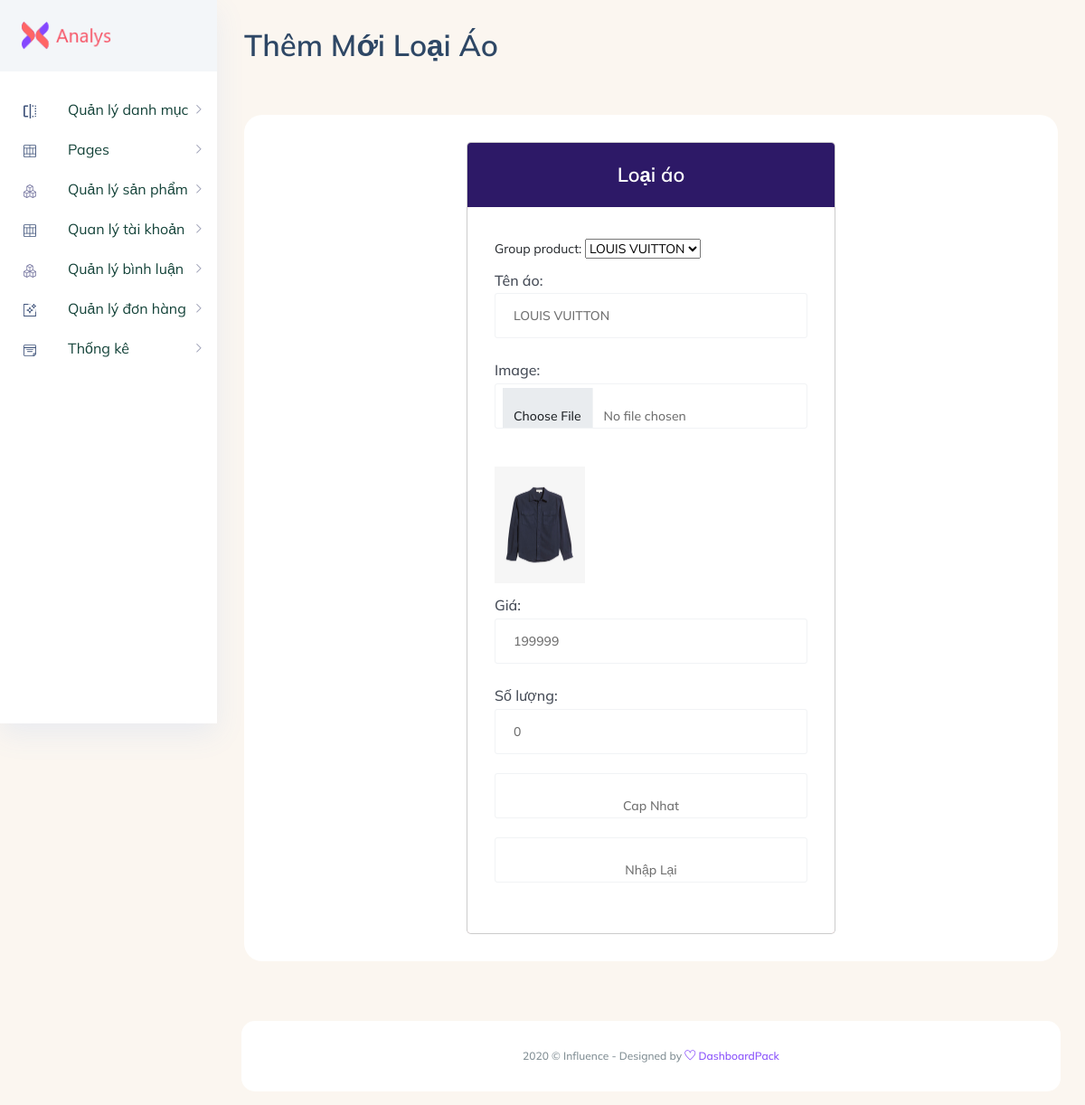
/TrangAdmin/Admin/index.php?act=suasp&id=54, run on the app's committed database.
### tables this page shows
CREATE TABLE `products` (
  `id` int(11) NOT NULL,
  `name` varchar(255) DEFAULT NULL,
  `img` varchar(255) DEFAULT NULL,
  `price` int(11) DEFAULT NULL,
  `quantity` int(100) NOT NULL DEFAULT 0,
  `id_groupproduct` int(11) NOT NULL
);

### model/pdo.php (called while the page is built, shortened)
<?php
function pdo_get_connection(){
    $servername = "localhost";
    $username = "root";
    $password = "";
    try {
        $conn = new PDO("mysql:host=$servername;dbname=webshirt", $username, $password);
        $conn->setAttribute(PDO::ATTR_ERRMODE, PDO::ERRMODE_EXCEPTION);
        return $conn;
    } catch(PDOException $e) {
        echo "Connection failed: " . $e->getMessage();
    }
}
function pdo_query($sql){
    $sql_args=array_slice(func_get_args(),1);
    try{
        $conn=pdo_get_connection();
        $stmt=$conn->prepare($sql);
        $stmt->execute($sql_args);
        $rows=$stmt->fetchAll();
        return $rows;
    }
    catch(PDOException $e){
        throw $e;
    }
    finally{
        unset($conn);
    }
}
function pdo_query_one($sql){
    $sql_args=array_slice(func_get_args(),1);
    try{
        $conn=pdo_get_connection();
        $stmt=$conn->prepare($sql);
        $stmt->execute($sql_args);
        $row=$stmt->fetch(PDO::FETCH_ASSOC);
        return $row;
    }
    catch(PDOException $e){
        throw $e;
    }
    finally{
        unset($conn);
    }
}
?>

### model/sanpham.php (called while the page is built, shortened)
<?php
function loadone_sanpham($id)
{
    $sql = "SELECT * FROM products WHERE id=" . $id;
    $products = pdo_query_one($sql);
    return $products;
}

### model/danhmuc.php (called while the page is built, shortened)
<?php
function loadall_danhmuc()
{
    $sql = "SELECT * FROM groupproduct ORDER BY id asc";
    $listgroupproduct = pdo_query($sql);
    return $listgroupproduct;
}

### TrangAdmin/Admin/sanpham/update.php (the view, shortened to what this page needs)
<?php
if (is_array($products)) {
    extract($products);
}
$hinhpath = "../../upload/" . $img;
if (is_file($hinhpath)) {
    $hinh = '<img width="100px" src="' . $hinhpath . '" alt="">';
} else {
    $hinh = "No image";
}
?>
<section class="main_content dashboard_part large_header_bg">
    <div class="main_content_iner ">
        <div class="container-fluid p-0">
            <div class="row justify-content-center">
                <div class="col-12">
                    <div class="dashboard_header mb_50">
                        <div class="row">
                            <div class="col-lg-6">
                                <div class="dashboard_header_title">
                                    <h3> Thêm Mới Loại Áo</h3>
                                </div>
                            </div>
                        </div>
                    </div>
                </div>
                <div class="col-lg-12">
                    <div class="white_box mb_30">
                        <div class="row justify-content-center">
                            <div class="col-lg-6">
                                <div class="modal-content cs_modal">
                                    <div class="modal-header justify-content-center theme_bg_1">
                                        <h5 class="modal-title text_white">Loại áo</h5>
                                    </div>
                                    <div class="modal-body">
                                        <form action="index.php?act=updatesp" method="POST" enctype="multipart/form-data">
                                            <div class="mb_10">
                                                Group product:
                                                <select name="id_groupproduct" id="">
                                                    <?php foreach ($listgroupproduct as $groupproduct) {
                                                        extract($groupproduct);
                                                        if ($id_groupproduct === $id) $s = "selected";
                                                        else $s = "";
                                                        echo '<option value="' . $id . '" ' . $s . '>' . $name . '</option>';
                                                    }
                                                    ?>
                                                </select>
                                            </div>
                                            <div class="mb_10">
                                                <label for="">
                                                    <div class="main-title">
                                                        <h5 class="mb-0">Tên áo:</h5>
                                                    </div>
                                                </label>
                                                <input type="text" class="form-control" name="name" value="<?= $products['name'] ?>">
                                            </div>
                                            <div class="mb_10">
                                                <label for="">
                                                    <div class="main-title">
                                                        <h5 class="mb-0">Image:</h5>
                                                    </div>
                                                </label>
                                                <input type="file" class="form-control" name="hinh" ><br>
                                                <a style="width: 100px;" href=""><?= $hinh ?></a>
                                            </div>
                                            <div class="mb_10">
                                                <label for="">
                                                    <div class="main-title">
                                                        <h5 class="mb-0">Giá:</h5>
                                                    </div>
                                                </label>
                                                <input type="text" class="form-control" name="price" value="<?= $products['price'] ?>">
                                            </div>
                                            <div class="mb_10">
                                                <label for="">
                                                    <div class="main-title">
                                                        <h5 class="mb-0">Số lượng:</h5>
                                                    </div>
                                                </label>
                                                <input type="text" class="form-control" name="quantity" value="<?= $products['quantity'] ?>">
                                            </div>
                                            <div class>
                                                <div class="add_button">
                                                    <input type="submit" name="capnhat" class="btn_1" value="Cap Nhat">
                                                    <input type="reset" class="btn_1" value="Nhập Lại">
                                                </div>
                                            </div>
                                        </form>
                                    </div>
                                </div>
                            </div>
                        </div>
                    </div>
                </div>
            </div>
        </div>
    </div>

### data on the page
products: name "LOUIS VUITTON", img (picture), price "199999", quantity "0"

### other printed values
form field id_groupproduct "LOUIS VUITTON"
